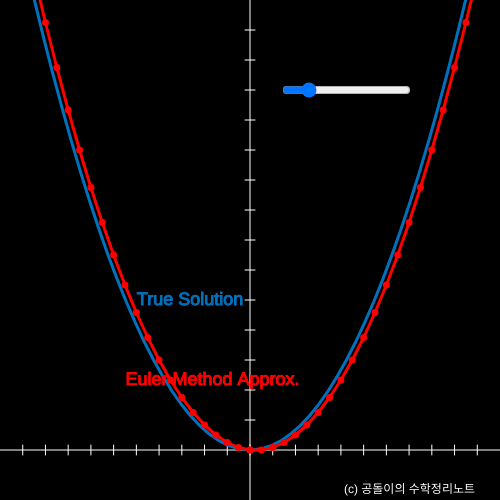
Frame 1 (no input)
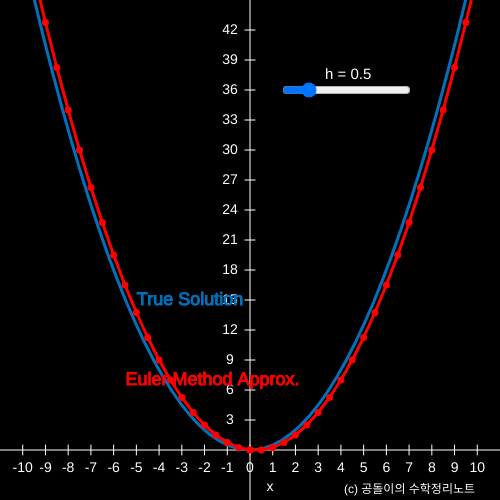
Frame 60 (no input)
Frame 120 (the mouse pressed at the canvas centre since frame 60): identical to frame 60, image omitted

The p5.js sketch that drew these frames (run headless with seeded random() and noise() and a simulated clock; from frame 60 on, the mouse is pressed at the canvas centre):

// p5.js sketch
// ── sketch.js
var scl_w, scl_h;
let f = []
let f_approx = []
let n_fun = 100
let f_approx_xx = []
let f_xx = []

function setup() {
     // createCanvas(windowWidth - 20, windowHeight - 20);
     // TODO: window size에 맞춰서 animation을 만들 수 없을까?
     createCanvas(500, 500);
     // n = 50
     // p = 0.5;

     slider_h = createSlider(0.01, 3, 0.5, 0.01)
     slider_h.position(width/2+30, 80)

     f_xx = linspace(-20, 20, n_fun)

     for(let i = 0; i<n_fun; i++){
          f.push(0.5*f_xx[i]**2)
     }

}

function draw() {
     
     background(0);
     h = slider_h.value()
     f_approx = []
     f_approx_xx = []

     array1 = range(0, 20, h)
     array2 = range(-20, 0, h)

     f_approx_xx = array2.concat(array1)
     // let find_0 = f_approx_xx.findIndex(element => element == 0)
     let temp = []
     for(let i = 0; i< f_approx_xx.length; i++){
          temp.push(Math.abs(f_approx_xx[i]))
     }
     find_0 = indexOfSmallest(temp)

     f_approx[find_0] = 0

     // 양의 x에 대해서

     for(i=find_0; i < f_approx_xx.length - 1; i ++){
          f_approx[i+1]= h * f_approx_xx[i] + f_approx[i]
     }

     // 음의 x에 대해서
     for(i=find_0; i > 0; i --){
          f_approx[i-1]= f_approx[i] - h * f_approx_xx[i-1]
     }
     
     scl_w = width / 22
     scl_h = height / 50

     textSize(15)
     let separator = ' '     

     array = ['h =', String(Math.round(h*100)/100)]
     message = join(array, separator)
     textAlign(LEFT)

     text(message, 325, 75)

     // xy 축 그려주기
     plotAxes()

     // plot from (0, 0) point
     push()
     translate(width/2, 450)
     scale(1, -1)
     noFill()
     stroke(0, 114, 189)
     strokeWeight(3)
     beginShape()
     for(let i = 0; i<n_fun; i++){
          vertex(f_xx[i] * scl_w, f[i] * scl_h)
     }
     endShape()

     stroke(255, 0, 0)
     for (let i = 0; i<f_approx_xx.length-2; i ++){
          line(f_approx_xx[i] * scl_w, f_approx[i]* scl_h, f_approx_xx[i+1]* scl_w, f_approx[i+1]* scl_h)
     }
     for (let i = 0; i<f_approx_xx.length-1; i ++){
          circle(f_approx_xx[i] * scl_w, f_approx[i]* scl_h, 4)
     }
     pop()

     fill(0, 114, 189)
     stroke(0, 114, 189)
     textSize(18)
     text('True Solution', 190, 300)
     
     fill(255, 0, 0)
     stroke(255, 0, 0)
     textSize(18)
     text('Euler Method Approx.', 150 + scl_w * (2.5 + h/2), 380)
     
     fill(255); 
     textSize(12)
     textAlign(RIGHT)
     noStroke()
     text('(c) 공돌이의 수학정리노트', width * 0.95, height * 0.98)
}
function indexOfSmallest(a) {
     var lowest = 0;
     for (var i = 1; i < a.length; i++) {
      if (a[i] < a[lowest]) lowest = i;
     }
     return lowest;
}

function plotAxes(){     

     textSize(14)
     // 0 써주기
     textAlign(CENTER, CENTER)
     noStroke()
     // text(0, 50-8, 450+10)
     // horizontal axis
     stroke(255)
     line(0, 450, width, 450)
     
     let xx = range(-10, 10, 1)
     for (let i = 0; i < xx.length; i++){
          noStroke()
          let xpos = round(xx[i])
          text(xpos, width/2 + xpos * scl_w, 450+18)
          stroke(255)
          line(width/2 + xpos * scl_w, 450-5, width/2 + xpos * scl_w, 450+5)
     }

     noStroke()
     text('x', width/2+20, height-13)

     // vertical axis
     stroke(255)
     line(width/2, 0, width/2, height)

     // yy = linspace(0, max(Pr), 7)
     let yy = range(0, 42, 3)

     for (let i = 1; i < yy.length; i++){
          noStroke()
          let my_num = round(yy[i])
          my_num_str = String(my_num)
          
          text(my_num_str, width/2-20, 450 - my_num * scl_h)
          stroke(255)
          line(width/2-5, 450 - my_num * scl_h, width/2 + 5, 450 - my_num * scl_h)
     }
     noStroke()
     // text('Pr(K=k)',40, 40)
}
function range(start, stop, interval = 0.1){
     let res = []

     for (i = start;i<=stop; i+=interval){
          res.push(i.toFixed(2))
     }
     return res
}

function linspace(start, stop, num, endpoint = true) {
     const div = endpoint ? (num - 1) : num;
     const step = (stop - start) / div;
     return Array.from({length: num}, (_, i) => start + step * i);
 }
